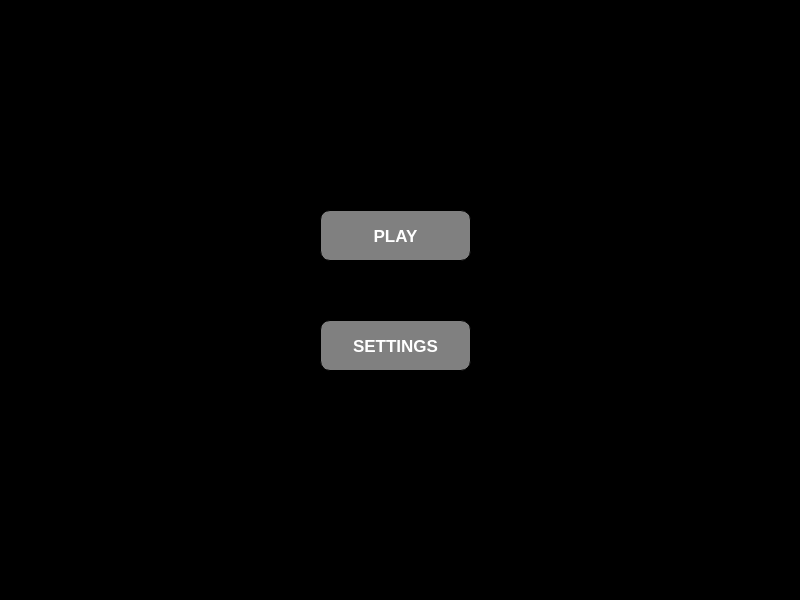
<?xml version="1.0" encoding="UTF-8"?>
<ui version="4.0">
 <class>startScreen</class>
 <widget class="QMainWindow" name="startScreen">
  <property name="geometry">
   <rect>
    <x>0</x>
    <y>0</y>
    <width>800</width>
    <height>600</height>
   </rect>
  </property>
  <property name="windowTitle">
   <string>MainWindow</string>
  </property>
  <property name="styleSheet">
   <string notr="true">QMainWindow{
	background-color:black;
}
QPushButton{
background-color:grey;
color:white;
border: 1px solid black;
border-radius:10px;
font-size:17px;
font-weight:bold
}
QPushButton:hover{
background-color:black;
color:white;
border: 1px solid black;
border-radius:10px;
font-size:17px;
font-weight:bold
}</string>
  </property>
  <widget class="QWidget" name="centralwidget">
   <widget class="QPushButton" name="play">
    <property name="geometry">
     <rect>
      <x>320</x>
      <y>210</y>
      <width>151</width>
      <height>51</height>
     </rect>
    </property>
    <property name="text">
     <string>PLAY</string>
    </property>
   </widget>
   <widget class="QPushButton" name="settings">
    <property name="geometry">
     <rect>
      <x>320</x>
      <y>320</y>
      <width>151</width>
      <height>51</height>
     </rect>
    </property>
    <property name="text">
     <string>SETTINGS</string>
    </property>
   </widget>
  </widget>
 </widget>
 <resources/>
 <connections/>
</ui>
